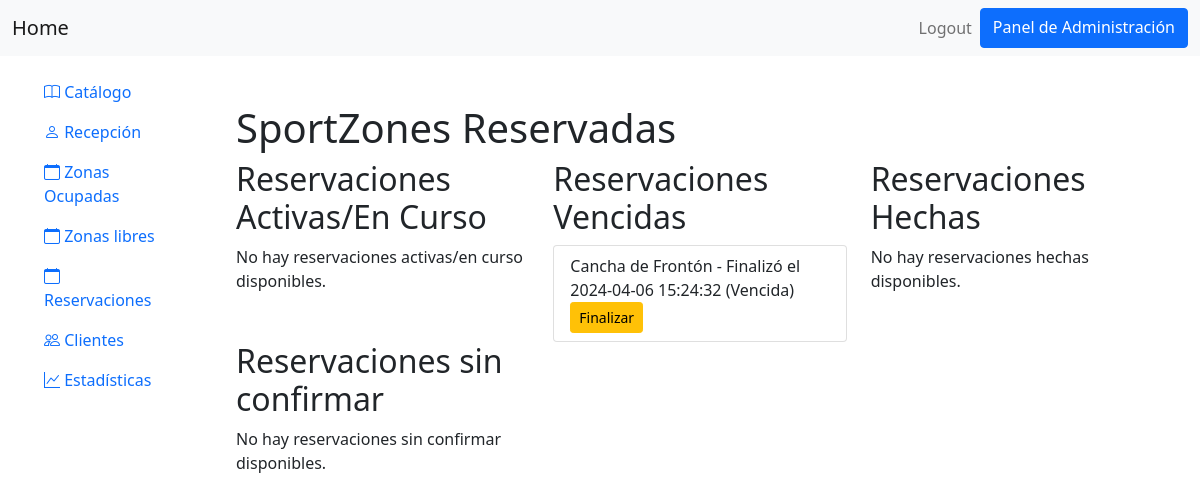
Screenshot of /sportzonelist_reserved/ (signed in) with the database file from the repository.
### Reservacion/models.py (models this page shows, shortened)
class Reservations(models.Model):
    id_reservations = models.AutoField(primary_key=True)
    id_sportzones = models.ForeignKey(SportZones, on_delete=models.CASCADE)
    id_reservationstatus = models.ForeignKey(ReservationStatus, on_delete=models.CASCADE, default=4)
    id_admistrators = models.ForeignKey(User, on_delete=models.CASCADE)
    id_clients = models.ForeignKey(Clients, on_delete=models.CASCADE)
    started = models.DateTimeField(default=timezone.now)
    finished = models.DateTimeField(default=timezone.now, null=True, blank=True)
    creation_date= models.DateTimeField(auto_now=True)

class SportZones(models.Model):
    id_sportzones = models.AutoField(primary_key=True)
    id_facilities=models.ForeignKey(Facilities, on_delete=models.CASCADE)
    id_sports=models.ForeignKey(Sports, on_delete=models.CASCADE)
    id_infrastructures= models.ForeignKey(Infrastructures , on_delete=models.CASCADE)
    id_sportcenters =models.ForeignKey(SportCenters, on_delete=models.CASCADE)
    url_image = models.ImageField(upload_to='images/sport-zones/', default='images/transparent.png')
    capacity = models.IntegerField(default=0)
    name = models.CharField(max_length=100)
    section = models.IntegerField(default=0,editable=False)  # Añadimos el campo 'section'

### Reservacion/views.py (the view)
# urls.py: path('sportzonelist_reserved/',views.sportzone_list_reserved , name='sportzone_list_reserved'),
@login_required
def sportzone_list_reserved(request):
    current_time = timezone.now()
    today_start = timezone.now().replace(hour=0, minute=0, second=0, microsecond=0)
    today_end = today_start + timedelta(days=1)
    active_reservations = Reservations.objects.filter(
        started__lte=current_time,
        finished__gte=current_time,
        id_reservationstatus_id=2
    ).select_related('id_sportzones')
    overdue_reservations = Reservations.objects.filter(
        finished__lt=current_time,
        id_reservationstatus_id=2
    ).select_related('id_sportzones')
    completed_reservations = Reservations.objects.filter(
    started__date=timezone.now().date(),
    finished__date=timezone.now().date(),  # Asegúrate de que la reserva haya terminado en el día actual
    id_reservationstatus_id=4
).select_related('id_sportzones')
    unconfirmed_reservations = Reservations.objects.filter(
        started__lt=current_time,
        id_reservationstatus_id=4
    ).select_related('id_sportzones')
    for reservation in active_reservations:
        time_remaining = (reservation.finished - current_time).total_seconds() / 60
        reservation.minutes_remaining = max(int(time_remaining), 0)  # Asegúrate de que los minutos restantes sean al menos 0
    return render(request, 'sportzone_reserved.html', {
        'active_reservations': active_reservations,
        'overdue_reservations': overdue_reservations,
        'completed_reservations': completed_reservations,
        'unconfirmed_reservations': unconfirmed_reservations,
        'current_time': current_time
    })

### Reservacion/templates/sportzone_reserved.html (shortened to what this page needs)
{% extends "base.html" %}
{% block content %}
<div class="container mt-5">
  <h1>SportZones Reservadas</h1>
  <div class="row">
    <div class="col-md-4">
      <h2>Reservaciones Activas/En Curso</h2>
      <div class="list-group">
        {% if active_reservations %}
          {% for reservation in active_reservations %}
            <div class="list-group-item list-group-item-action">
              {{ reservation.id_sportzones.name }} - Finaliza el {{ reservation.finished|date:"Y-m-d H:i:s" }} ({{ reservation.minutes_remaining }} minutos restantes)
            </div>
          {% endfor %}
        {% else %}
          <p>No hay reservaciones activas/en curso disponibles.</p>
        {% endif %}
      </div>
    </div>
    <div class="col-md-4">
      <h2>Reservaciones Vencidas</h2>
      <div class="list-group">
        {% if overdue_reservations %}
          {% for reservation in overdue_reservations %}
            <div class="list-group-item list-group-item-action">
              {{ reservation.id_sportzones.name }} - Finalizó el {{ reservation.finished|date:"Y-m-d H:i:s" }} (Vencida)
              <form action="{% url 'finalizar_reserva' reservation.id_reservations %}" method="post">
                <button type="submit" class="btn btn-warning btn-sm">Finalizar</button>
              </form>
            </div>
          {% endfor %}
        {% else %}
          <p>No hay reservaciones vencidas disponibles.</p>
        {% endif %}
      </div>
    </div>
    <div class="col-md-4">
      <h2>Reservaciones Hechas</h2>
      <div class="list-group">
        {% if completed_reservations %}
          {% for reservation in completed_reservations %}
            <div class="list-group-item list-group-item-action">
              {{ reservation.id_sportzones.name }} - Comienza en {{ reservation.started|timeuntil:current_time }}
            </div>
          {% endfor %}
        {% else %}
          <p>No hay reservaciones hechas disponibles.</p>
        {% endif %}
      </div>
    </div>
    <div class="col-md-4">
      <h2>Reservaciones sin confirmar</h2>
      <div class="list-group">
        {% if unconfirmed_reservations %}
          {% for reservation in unconfirmed_reservations %}
            <div class="list-group-item list-group-item-action">
              {{ reservation.id_sportzones.name }} - Comienza el {{ reservation.started|date:"Y-m-d H:i:s" }} (Sin confirmar)
              <form action="{% url 'activar_reserva' reservation.id_reservations %}" method="post">
                {% csrf_token %}
                <button type="submit" class="btn btn-success btn-sm">Iniciar</button>
              </form>
              <form action="{% url 'cancelar_reserva' reservation.id_reservations %}" method="post">
                {% csrf_token %}
                <button type="submit" class="btn btn-danger btn-sm">Cancelar</button>
              </form>
            </div>
          {% endfor %}
        {% else %}
          <p>No hay reservaciones sin confirmar disponibles.</p>
        {% endif %}
      </div>
    </div>
  </div>
</div>
{% endblock %}

### rows the page displays
Reservations: id_sportzones.name "Cancha de Frontón", finished "2024-04-06 15:24:32"
